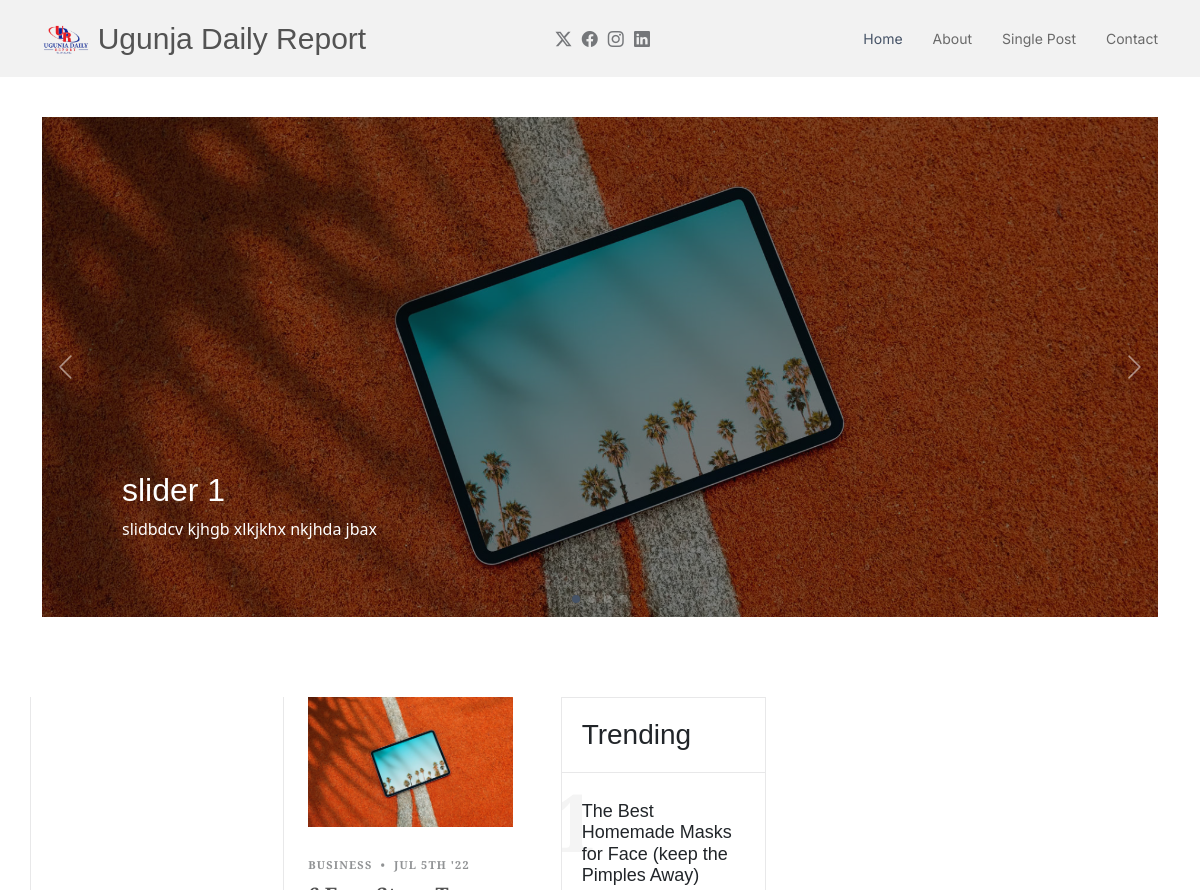
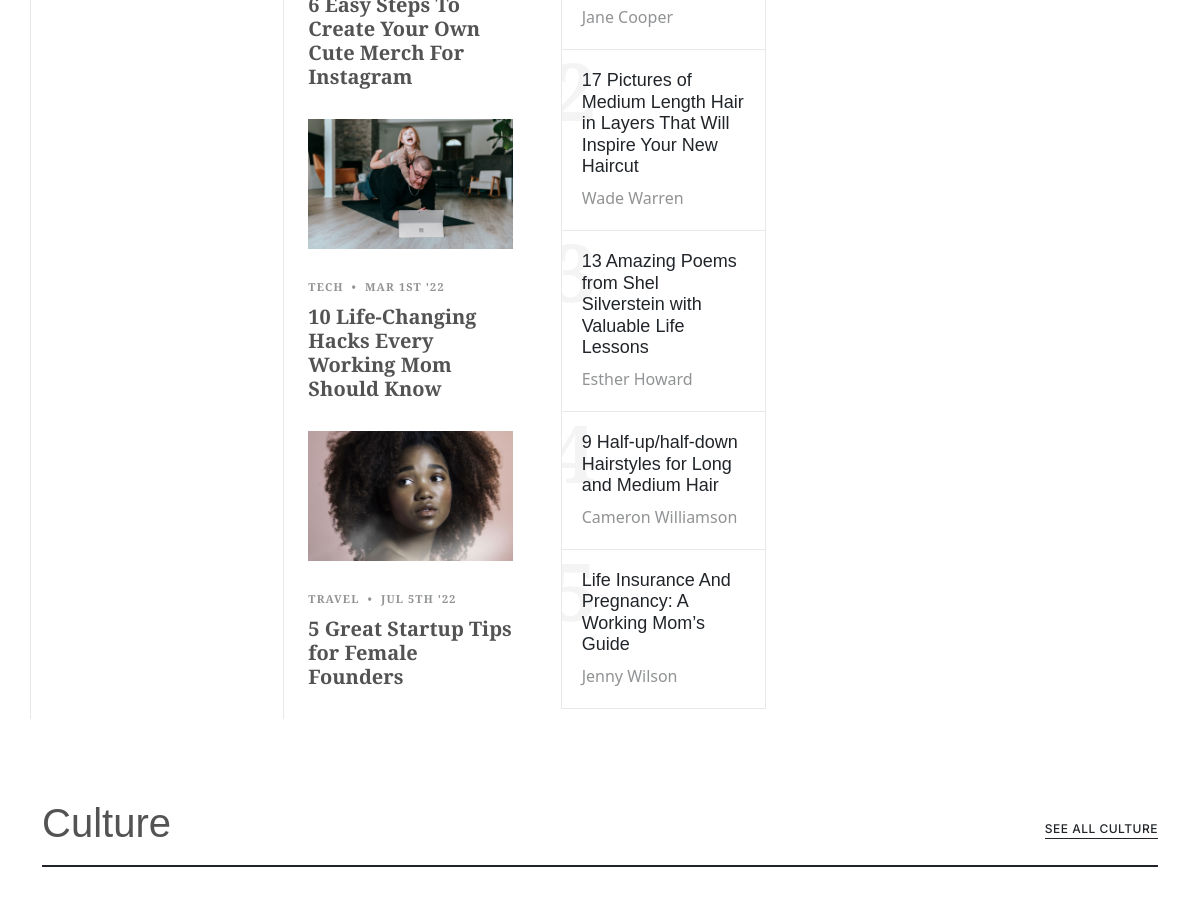
/ (upper part), run on an earlier commit of the app's database (2 pictures, top to bottom).
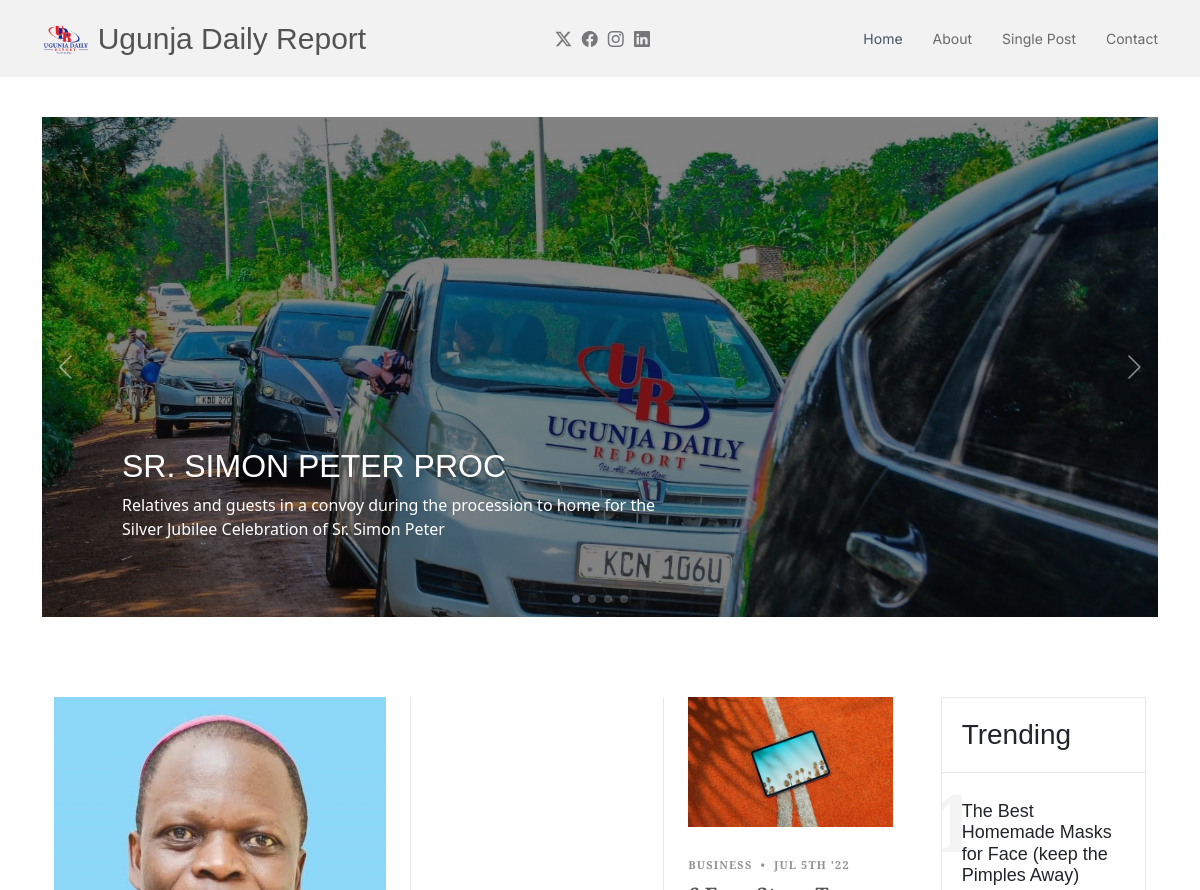
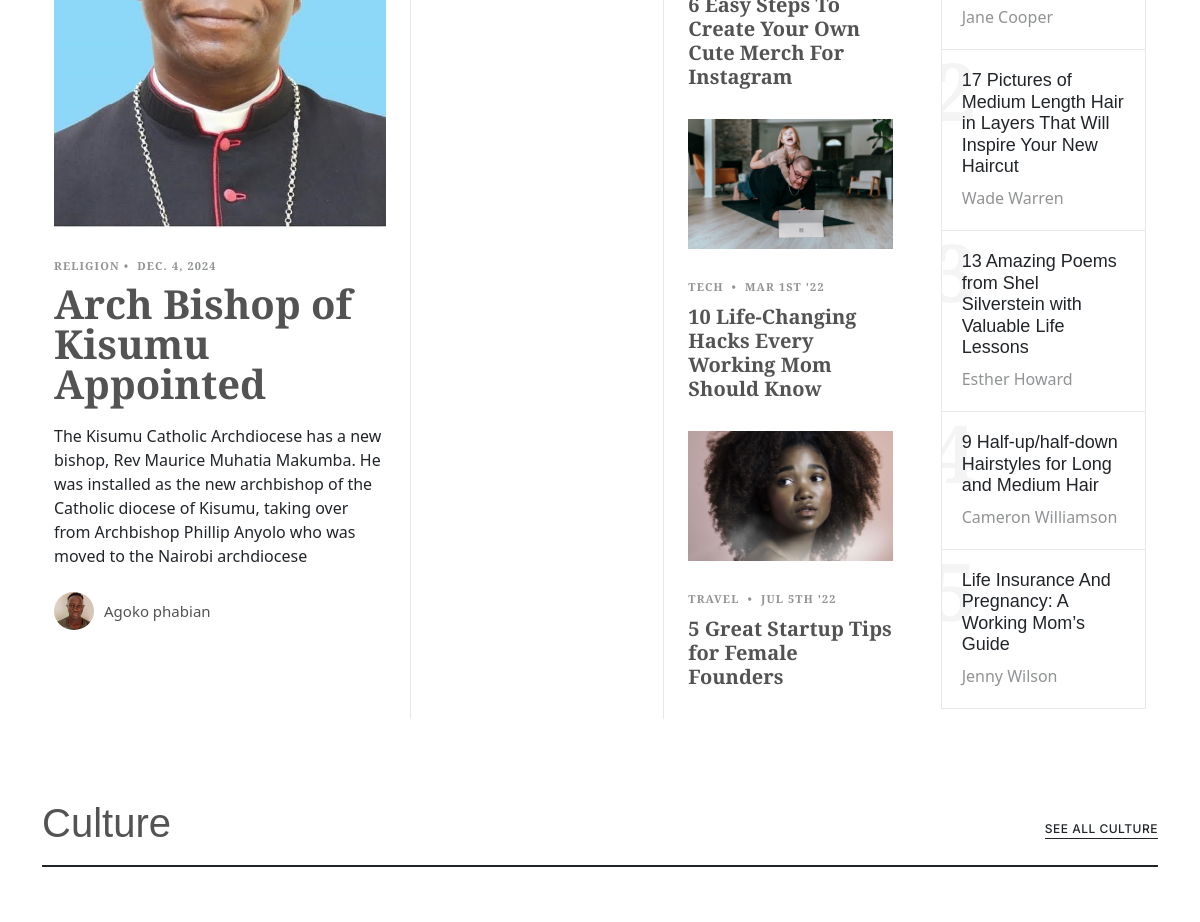
And on a later commit of the database (2 pictures, top to bottom).
### daily_report/models.py (models this page shows, shortened)
class sliders(models.Model):
    slider_title = models.CharField(max_length=200, blank=False, null=False)
    slider_description = models.CharField(max_length=1000, blank=False, null=False)
    slider_photo = models.ImageField(upload_to="uploads/sliders", default="uploads/sliders/sliders.jpg")

class main_trending_headline(models.Model):
    trending_photo = models.ImageField(upload_to='uploads/main_trending', default='uploads/main_trending/main.jpg',
                                       blank=False, null=False)
    type_of_headline = models.CharField(max_length=200, null=False, blank=False)
    date = models.DateField(blank=False, null=False)
    trending_title = models.CharField(max_length=200, null=False, blank=False, default='')
    brief_description = models.TextField(blank=False, null=False)
    trending_description = models.TextField(default="", blank=False, null=False)
    related_image_1 = models.ImageField(upload_to='uploads/main_trending', default='uploads/main_trending/main.jpg',
                                        blank=True, null=True)
    related_image_2 = models.ImageField(upload_to='uploads/main_trending', default='uploads/main_trending/main.jpg',
                                        blank=True, null=True)
    related_image_3 = models.ImageField(upload_to='uploads/main_trending', default='uploads/main_trending/main.jpg',
                                        blank=True, null=True)
    writter_photo = models.ImageField(upload_to='uploads/writters', default='uploads/writter/writter.jpg', blank=False,
                                      null=False)
    writter_name = models.CharField(max_length=30, null=False, blank=False)

### daily_report/views.py (the view)
# urls.py: path('', views.index, name='index'),
def index(request):
    slide = sliders.objects.all()
    trend = main_trending_headline.objects.all()
    sub_trend_1 = sub_trending_col_1.objects.all()
    return render(request, 'index.html', {'slide': slide, 'trend': trend, 'sub_trend_1': sub_trend_1})

### daily_report/templates/index.html (shortened to what this page needs)
{% load static %}
<!DOCTYPE html>
<html lang="en">
<head>
    <link href="{% static 'assets/vendor/bootstrap/css/bootstrap.min.css' %}" rel="stylesheet">
    <link href="{% static 'assets/vendor/bootstrap-icons/bootstrap-icons.css' %}" rel="stylesheet">
    <link href="{% static 'assets/vendor/aos/aos.css' %}" rel="stylesheet">
    <link href="{% static 'assets/vendor/swiper/swiper-bundle.min.css' %}" rel="stylesheet">
    <link href="{% static 'assets/css/main.css' %}" rel="stylesheet">
</head>
<body class="index-page">
<header id="header" class="header d-flex align-items-center sticky-top">
    <div class="container position-relative d-flex align-items-center justify-content-between">
        <a href="/" class="logo d-flex align-items-center me-auto me-xl-0">
            <img src="{% static 'assets/img/logo1.png' %}" alt="">
            <h1 class="sitename">Ugunja Daily Report</h1>
        </a>
        <nav id="navmenu" class="navmenu">
            <ul>
                <li><a href="/" class="active">Home</a></li>
                <li><a href="/about">About</a></li>
                <li><a href="/single_post">Single Post</a></li>
                <li><a href="/contact">Contact</a></li>
            </ul>
        </nav>
        <div class="header-social-links">
            <a target="_blank" href="https://x.com/UgunjaOnline?t=5RmRRW5MwKeECv6P-m9fxw&s=09" class="twitter"><i
                    class="bi bi-twitter-x"></i></a>
            <a target="_blank" href="https://www.facebook.com/UgunjaOnline" class="facebook"><i
                    class="bi bi-facebook"></i></a>
            <a href="#" class="instagram"><i class="bi bi-instagram"></i></a>
            <a href="#" class="linkedin"><i class="bi bi-linkedin"></i></a>
        </div>
    </div>
</header>
<main class="main">
    <section id="slider" class="slider section dark-background">
        <div class="container" data-aos="fade-up" data-aos-delay="100">
            <div class="swiper init-swiper">
                <div class="swiper-wrapper">
                    {% for slid in slide %}
                        <div class="swiper-slide" style="background-image: url('/media/{{ slid.slider_photo }}');">
                            <div class="content">
                                <h2><a href="">{{ slid.slider_title }}</a></h2>
                                <p>{{ slid.slider_description }}</p>
                            </div>
                        </div>
                    {% endfor %}
                </div>
                <div class="swiper-button-next"></div>
                <div class="swiper-button-prev"></div>
                <div class="swiper-pagination"></div>
            </div>
        </div>
    </section>
    <section id="trending-category" class="trending-category section">
        <div class="container" data-aos="fade-up" data-aos-delay="100">
            <div class="container" data-aos="fade-up">
                <div class="row g-5">
                    {% for t in trend %}
                        <div class="col-lg-4">
                            <div class="post-entry lg">
                                <a href="/blog_details/{{ t.id }}"><img src="/media/{{ t.trending_photo }}" alt=""
                                                                        class="img-fluid"></a>
                                <div class="post-meta">{{ t.type_of_headline }}<span
                                        class="mx-1">•</span> <span>{{ t.date }}</span>
                                </div>
                                <h2><a href="/blog_details/{{ t.id }}">{{ t.trending_title }}</a></h2>
                                <p class="mb-4 d-block">{{ t.brief_description }}</p>
                                <div class="d-flex align-items-center author">
                                    <div class="photo"><img src="/media/{{ t.writter_photo }}" alt=""
                                                            class="img-fluid"></div>
                                    <div class="name">
                                        <h3 class="m-0 p-0">{{ t.writter_name }}</h3>
                                    </div>
                                </div>
                            </div>
                        </div>
                    {% endfor %}
                    <div class="col-lg-8">
                        <div class="row g-5">
                            <div class="col-lg-4 border-start custom-border">
                            </div>
                            <div class="col-lg-4 border-start custom-border">
                                <div class="post-entry">
                                    <a href="blog-details.html"><img
                                            src="{% static 'assets/img/post-landscape-3.jpg' %}" alt=""
                                            class="img-fluid"></a>
                                    <div class="post-meta"><span class="date">Business</span> <span
                                            class="mx-1">•</span> <span>Jul 5th '22</span></div>
                                    <h2><a href="blog-details.html">6 Easy Steps To Create Your Own Cute Merch For
                                        Instagram</a></h2>
                                </div>
                                <div class="post-entry">
                                    <a href="blog-details.html"><img
                                            src="{% static 'assets/img/post-landscape-6.jpg' %}" alt=""
                                            class="img-fluid"></a>
                                    <div class="post-meta"><span class="date">Tech</span> <span class="mx-1">•</span>
                                        <span>Mar 1st '22</span></div>
                                    <h2><a href="blog-details.html">10 Life-Changing Hacks Every Working Mom Should
                                        Know</a></h2>
                                </div>
                                <div class="post-entry">
                                    <a href="blog-details.html"><img
                                            src="{% static 'assets/img/post-landscape-8.jpg' %}" alt=""
                                            class="img-fluid"></a>
                                    <div class="post-meta"><span class="date">Travel</span> <span class="mx-1">•</span>
                                        <span>Jul 5th '22</span></div>
                                    <h2><a href="blog-details.html">5 Great Startup Tips for Female Founders</a></h2>
                                </div>
                            </div>
                            <div class="col-lg-4">
                                <div class="trending">
                                    <h3>Trending</h3>
                                    <ul class="trending-post">
                                        <li>
                                            <a href="blog-details.html">
                                                <span class="number">1</span>
                                                <h3>The Best Homemade Masks for Face (keep the Pimples Away)</h3>
                                                <span class="author">Jane Cooper</span>
                                            </a>
                                        </li>
                                        <li>
                                            <a href="blog-details.html">
                                                <span class="number">2</span>
                                                <h3>17 Pictures of Medium Length Hair in Layers That Will Inspire Your
                                                    New Haircut</h3>
                                                <span class="author">Wade Warren</span>
                                            </a>
                                        </li>
                                        <li>
                                            <a href="blog-details.html">
                                                <span class="number">3</span>
                                                <h3>13 Amazing Poems from Shel Silverstein with Valuable Life
                                                    Lessons</h3>
                                                <span class="author">Esther Howard</span>
                                            </a>
                                        </li>
                                        <li>
                                            <a href="blog-details.html">
                                                <span class="number">4</span>
                                                <h3>9 Half-up/half-down Hairstyles for Long and Medium Hair</h3>
                                                <span class="author">Cameron Williamson</span>
                                            </a>
                                        </li>
                                        <li>
                                            <a href="blog-details.html">
                                                <span class="number">5</span>
                                                <h3>Life Insurance And Pregnancy: A Working Mom’s Guide</h3>
                                                <span class="author">Jenny Wilson</span>
                                            </a>
                                        </li>
                                    </ul>
                                </div>
                            </div>
                        </div>
                    </div>
                </div>
            </div>
        </div>
    </section>
    <section id="culture-category" class="culture-category section">
        <div class="container section-title" data-aos="fade-up">
            <div class="section-title-container d-flex align-items-center justify-content-between">
                <h2>Culture</h2>
                <p><a href="categories.html">See All Culture</a></p>
            </div>
        </div>
    </section>
</main>
</body>
</html>

What changed in the data, as far as the page shows it:
removed sliders: slider_photo (picture), slider_title "slider 1", slider_description "slidbdcv kjhgb xlkjkhx nkjhda jbax"
added sliders: slider_photo (picture), slider_title "SR. SIMON PETER PROC", slider_description "Relatives and guests in a convoy during the procession to home for the Silver Jubilee Celebration of Sr. Simon Peter"
added main_trending_headline: trending_photo (picture), type_of_headline "RELIGION", date "DEC. 4, 2024", trending_title "Arch Bishop of Kisumu Appointed", brief_description "The Kisumu Catholic Archdiocese has a new bishop, Rev Maurice Muhatia Makumba. He was installed as the new archbishop of the Catholic diocese of Kisumu, taking over from Archbishop Phillip Anyolo who was moved to the Nairobi archdiocese", writter_photo (picture), writter_name "Agoko phabian"
